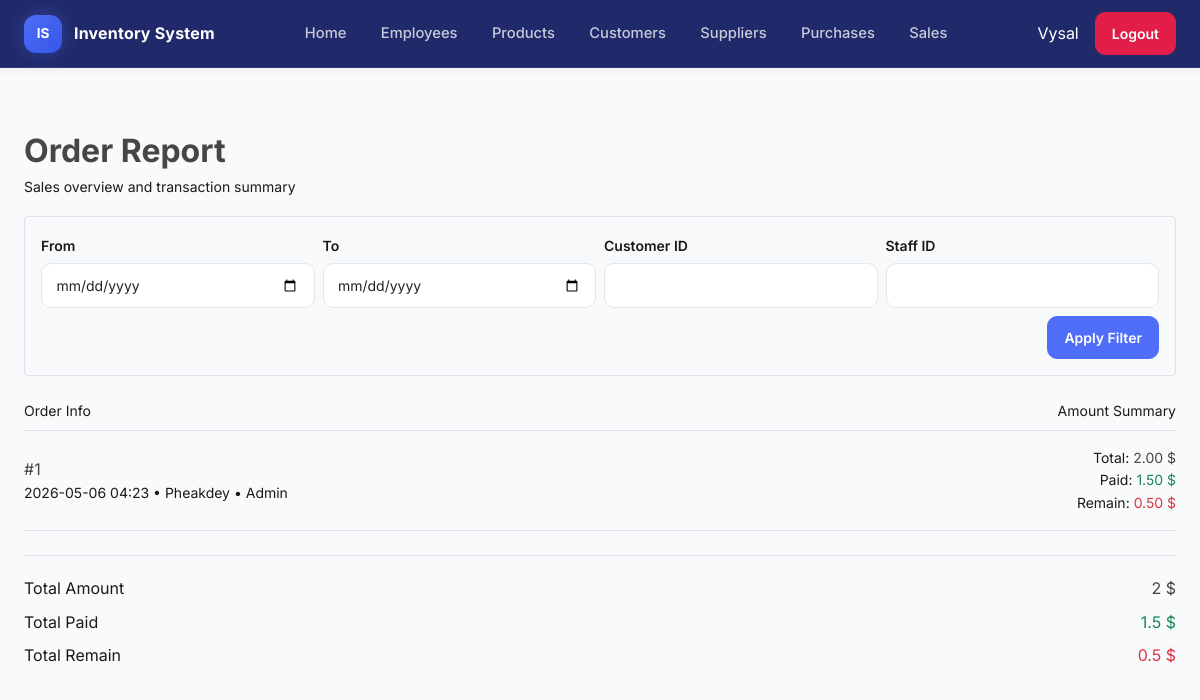
The app's page /orders/report/ (signed in) with its own data.
### sales/models.py (models this page shows, shortened)
class Order(models.Model):
    customer = models.ForeignKey(Customer, on_delete=models.PROTECT)
    user = models.ForeignKey(
        settings.AUTH_USER_MODEL, on_delete=models.PROTECT, related_name="orders"
    )
    total_amount = models.DecimalField(max_digits=10, decimal_places=2, default=Decimal("0"))
    total_paid = models.DecimalField(max_digits=10, decimal_places=2, default=Decimal("0"))
    total_remain = models.DecimalField(max_digits=10, decimal_places=2, default=Decimal("0"))
    created_at = models.DateTimeField(auto_now_add=True)
    class Meta:
        ordering = ["-created_at"]

### customers/models.py (models this page shows, shortened)
class Customer(models.Model):
    name = models.CharField(max_length=100)
    phone = models.CharField(max_length=20)
    address = models.TextField(blank=True)
    class Meta:
        ordering = ["name"]

### sales/views.py (the view)
# urls.py: path("report/", views.order_report, name="order_report"),
@login_required
def order_report(request):
    qs = Order.objects.select_related("customer", "user")
    customer_id = request.GET.get("customer")
    user_id = request.GET.get("user")
    date_from = parse_date(request.GET.get("from", "") or "")
    date_to = parse_date(request.GET.get("to", "") or "")
    if customer_id:
        qs = qs.filter(customer_id=customer_id)
    if user_id:
        qs = qs.filter(user_id=user_id)
    if date_from:
        qs = qs.filter(created_at__date__gte=date_from)
    if date_to:
        qs = qs.filter(created_at__date__lte=date_to)
    totals = qs.aggregate(
        total_amount=Coalesce(Sum("total_amount"), Decimal("0"), output_field=DecimalField()),
        total_paid=Coalesce(Sum("total_paid"), Decimal("0"), output_field=DecimalField()),
        total_remain=Coalesce(Sum("total_remain"), Decimal("0"), output_field=DecimalField()),
    )
    return render(request, "sales/order_report.html", {"orders": qs, "totals": totals})

### templates/sales/order_report.html (shortened to what this page needs)
{% extends "base.html" %}
{% block content %}
<div class="container my-4">
  <div class="mb-3">
    <h2 class="mb-1">Order Report</h2>
    <small class="text-muted">
      Sales overview and transaction summary
    </small>
  </div>
  <div class="border rounded p-3 mb-3 bg-light">
    <form method="get" class="row g-2 align-items-end">
      <div class="col-6 col-md-3">
        <label class="form-label text-muted small">From</label>
        <input type="date" name="from" class="form-control form-control-sm">
      </div>
      <div class="col-6 col-md-3">
        <label class="form-label text-muted small">To</label>
        <input type="date" name="to" class="form-control form-control-sm">
      </div>
      <div class="col-6 col-md-3">
        <label class="form-label text-muted small">Customer ID</label>
        <input type="number" name="customer" class="form-control form-control-sm">
      </div>
      <div class="col-6 col-md-3">
        <label class="form-label text-muted small">Staff ID</label>
        <input type="number" name="user" class="form-control form-control-sm">
      </div>
      <div class="col-12 text-end mt-2">
        <button class="btn btn-primary btn-sm">
          Apply Filter
        </button>
      </div>
    </form>
  </div>
  <div>
    <div class="d-flex justify-content-between py-2 border-bottom fw-semibold text-muted small">
      <div>
        Order Info
      </div>
      <div class="text-end">
        Amount Summary
      </div>
    </div>
    {% for order in orders %}
      <div class="py-3 border-bottom">
        <div class="d-flex justify-content-between align-items-center flex-wrap gap-2">
          <div>
            <div class="fw-semibold">
              #{{ order.id }}
            </div>
            <div class="text-muted small">
              {{ order.created_at|date:"Y-m-d H:i" }} •
              {{ order.customer.name }} •
              {{ order.user.get_username }}
            </div>
          </div>
          <div class="text-end small">
            <div>
              <span class="text-muted">Total:</span>
              <span class="fw-semibold">{{ order.total_amount }} $</span>
            </div>
            <div>
              <span class="text-muted">Paid:</span>
              <span class="text-success fw-semibold">{{ order.total_paid }} $</span>
            </div>
            <div>
              <span class="text-muted">Remain:</span>
              <span class="text-danger fw-semibold">{{ order.total_remain }} $</span>
            </div>
          </div>
        </div>
      </div>
    {% empty %}
      <div class="text-center text-muted py-4">
        No orders found
      </div>
    {% endfor %}
  </div>
  <div class="mt-4 border-top pt-3">
    <div class="d-flex justify-content-between py-1">
      <span class="text-muted">Total Amount</span>
      <span class="fw-semibold">{{ totals.total_amount }} $</span>
    </div>
    <div class="d-flex justify-content-between py-1">
      <span class="text-muted">Total Paid</span>
      <span class="fw-semibold text-success">{{ totals.total_paid }} $</span>
    </div>
    <div class="d-flex justify-content-between py-1">
      <span class="text-muted">Total Remain</span>
      <span class="fw-semibold text-danger">{{ totals.total_remain }} $</span>
    </div>
  </div>
</div>
{% endblock %}

### templates/partials/_navbar.html (shortened to what this page needs)
{% load static %}
 <nav class="navbar" role="navigation" aria-label="Main navigation">
    <a class="brand" href="{% url 'dashboard_home' %}">
      <div class="logo">IS</div>
      <span class="app-name">Inventory System</span>
    </a>
    <ul class="links" role="list">
      <li><a class="nav-link" href="{% url 'dashboard_home' %}">Home</a></li>
      <li><a class="nav-link" href="{% url 'employee_list' %}">Employees</a></li>
      <li><a class="nav-link" href="{% url 'product_list' %}">Products</a></li>
      <li><a class="nav-link" href="{% url 'customer_list' %}">Customers</a></li>
      <li><a class="nav-link" href="{% url 'supplier_list' %}">Suppliers</a></li>
      <li><a class="nav-link" href="{% url 'purchase_list' %}">Purchases</a></li>
      <li><a class="nav-link" href="{% url 'order_list' %}">Sales</a></li>
    </ul>
    <div class="actions">
      {% if user.is_authenticated %}
        <span class="me-2 text-white">{{ user.username }}</span>
        <form method="post" action="{% url 'logout' %}" class="d-inline">
          <button type="submit" class="btn btn-sm btn-danger d-none d-lg-inline-block">Logout</button>
        </form>
      {% else %}
        <a href="{% url 'login' %}" class="btn btn-sm btn-primary d-none d-lg-inline-block">Login</a>
      {% endif %}
    </div>
  </nav>

### static/css/style.css (style rules this page uses)
:root { --primary: #4f6ef7; --primary-dark: #3555e6; --primary-soft: rgba(79, 110, 247, 0.12); --success: #16a34a; --danger: #e11d48; --warning: #f59e0b; --info: #0ea5e9; --nav-bg1: #ffffff; --nav-bg: #040f57e1; --nav-border: rgba(255, 255, 255, 0.08); --nav-link: rgba(255, 255, 255, 0.75); --nav-link-hover: #ffffff; --body-bg: #f8fafc; --surface: #ffffff; --surface-2: #f1f5f9; --text: #474646; --text-muted: #1a1a1a; --border: #e2e8f0; --radius: 14px; --radius-sm: 10px; --shadow-sm: 0 2px 8px rgba(15, 23, 42, 0.06); --shadow-md: 0 10px 30px rgba(15, 23, 42, 0.08); --navbar-height: 68px; --font-main: 'Inter', -apple-system, BlinkMacSystemFont, 'Segoe UI', sans-serif; }
* { box-sizing: border-box; }
html { scroll-behavior: smooth; }
body { margin: 0; padding: 0; font-family: var(--font-main); background: var(--body-bg); color: var(--text); line-height: 1.6; }
a { color: inherit; }
h1, h2, h3, h4, h5, h6 { font-weight: 700; color: var(--text); margin-top: 0; }
.container, .container-fluid { padding-top: 1rem; padding-bottom: 1rem; }
.navbar { display: flex; align-items: center; justify-content: space-between; gap: 1rem; height: var(--navbar-height); padding: 0 1.5rem; background: var(--nav-bg); border-bottom: 1px solid var(--nav-border); position: sticky; width: 100% !important; top: 0; z-index: 1000; box-shadow: var(--shadow-sm); }
.brand { display: flex; align-items: center; gap: 0.75rem; text-decoration: none; flex-shrink: 0; }
.logo { width: 38px; height: 38px; border-radius: 12px; background: linear-gradient(135deg, var(--primary), var(--primary-dark)); color: white; display: flex; align-items: center; justify-content: center; font-size: 0.85rem; font-weight: 700; box-shadow: 0 0px 18px rgba(79, 110, 247, 0.35); }
.app-name { font-size: 1rem; font-weight: 700; color: #ffffff; letter-spacing: 0.2px; }
.links { display: flex; align-items: center; gap: 0.35rem; list-style: none; margin: 0; padding: 0; }
.nav-link { display: flex; align-items: center; gap: 0.5rem; padding: 0.55rem 0.9rem; border-radius: 10px; color: var(--nav-link); text-decoration: none; font-size: 0.92rem; font-weight: 500; transition: all 0.2s ease; }
.actions { display: flex; align-items: center; gap: 0.5rem; flex-shrink: 0; }
.form-control, .form-select { border-radius: 10px; border: 1px solid var(--border); padding: 0.7rem 0.9rem; box-shadow: none; }
label, .form-label { font-weight: 600; color: var(--text); margin-bottom: 0.35rem; }
.btn { border-radius: 10px; font-weight: 600; padding: 0.6rem 1rem; transition: all 0.2s ease; }
.btn-primary { background: var(--primary); border-color: var(--primary); }
.btn-danger { background: var(--danger); border-color: var(--danger); }
.container, .container-fluid { width: 100%; max-width: 100%; margin: 0 auto; }
.text-muted { color: var(--text-muted) !important; }
input { border-radius: 10px; border: 1px solid #ddd; padding: 6px; }
label { margin-bottom: 6px; }

### records on screen
Order: id "1", created_at "2026-05-06 04:23", customer.name "Pheakdey", user.get_username "Admin", total_amount "2.00", total_paid "1.50", total_remain "0.50"

### other values on screen
{{ user.username }} "Vysal"
{{ totals.total_amount }} "2"
{{ totals.total_paid }} "1.5"
{{ totals.total_remain }} "0.5"
